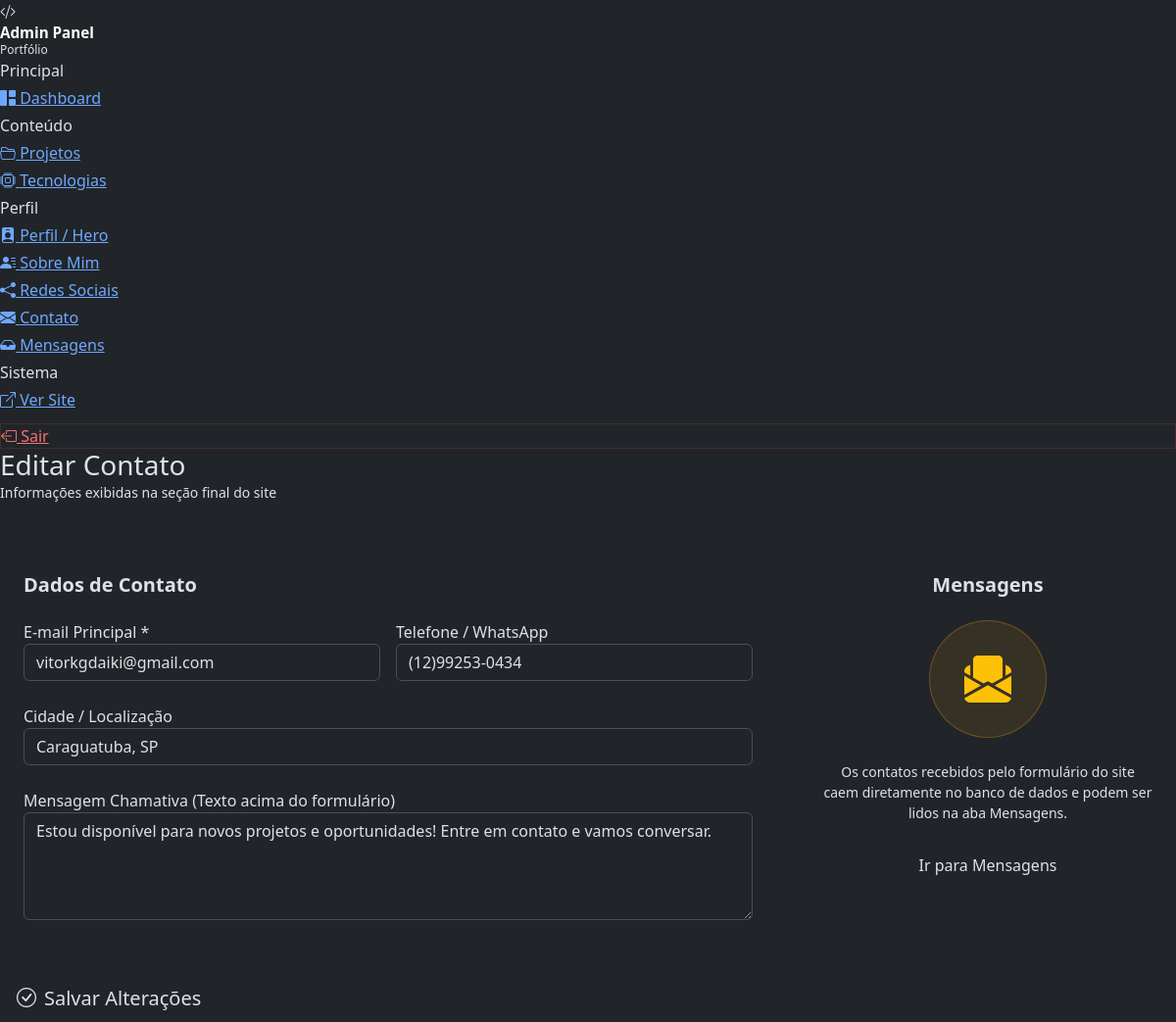
The app's page /admin/contato/editar.php (signed in) with its own data.
### tables this page shows
CREATE TABLE `contato` (
  `id` int(11) NOT NULL AUTO_INCREMENT,
  `email` varchar(255) DEFAULT NULL,
  `telefone` varchar(50) DEFAULT NULL,
  `cidade` varchar(100) DEFAULT NULL,
  `mensagem` text DEFAULT NULL,
  `updated_at` timestamp NOT NULL DEFAULT current_timestamp() ON UPDATE current_timestamp(),
  PRIMARY KEY (`id`)
);

### admin/controllers/ContatoController.php (called while the page is built, shortened)
<?php
class ContatoController
{
        private $conn;
    public function __construct(mysqli $conn)
    {
        $this->conn = $conn;
    }
    public function editar()
    {
        $contato = dbFetchOne($this->conn, 'SELECT * FROM contato LIMIT 1');
        $erro    = '';
        $sucesso = ($_GET['success'] ?? '') === 'updated' ? 'Informações de contato atualizadas com sucesso!' : '';
        renderAdminView('contato', [
            'contato' => $contato,
            'erro'    => $erro,
            'sucesso' => $sucesso,
        ], ['page_title' => 'Editar Contato | Admin']);
    }
}

### admin/contato/editar.php (called while the page is built)
<?php
require_once dirname(__DIR__) . '/bootstrap.php';
require_once dirname(__DIR__) . '/controllers/ContatoController.php';
(new ContatoController($conn))->editar();

### admin/views/contato.php (the view, shortened to what this page needs)
<div class="admin-content">
    <div class="d-flex align-items-center gap-3 mb-5">
        <div>
            <h1 class="fw-black mb-0 fs-3">Editar Contato</h1>
            <p class="text-muted-custom mb-0 small">Informações exibidas na seção final do site</p>
        </div>
    </div>
    <form method="POST">
        <div class="row g-4">
            <div class="col-lg-8">
                <div class="glass p-4 rounded-4 mb-4">
                    <h5 class="fw-bold mb-4 text-gradient">Dados de Contato</h5>
                    <div class="row g-3 mb-4">
                        <div class="col-md-6">
                            <label class="form-label-custom">E-mail Principal *</label>
                            <input type="email" name="email" class="form-control form-control-admin"
                                   value="<?= adminEsc($email ?? $contato['email'] ?? '') ?>" required>
                        </div>
                        <div class="col-md-6">
                            <label class="form-label-custom">Telefone / WhatsApp</label>
                            <input type="text" name="telefone" class="form-control form-control-admin"
                                   value="<?= adminEsc($telefone ?? $contato['telefone'] ?? '') ?>" placeholder="(00) 00000-0000">
                        </div>
                    </div>
                    <div class="mb-4">
                        <label class="form-label-custom">Cidade / Localização</label>
                        <input type="text" name="cidade" class="form-control form-control-admin"
                               value="<?= adminEsc($cidade ?? $contato['cidade'] ?? '') ?>" placeholder="Ex: São Paulo, SP">
                    </div>
                    <div class="mb-2">
                        <label class="form-label-custom">Mensagem Chamativa (Texto acima do formulário)</label>
                        <textarea name="mensagem" class="form-control form-control-admin" rows="4"><?= adminEsc($mensagem ?? $contato['mensagem'] ?? '') ?></textarea>
                    </div>
                </div>
                <button type="submit" class="btn btn-primary-custom btn-custom btn-lg">
                    <i class="bi bi-check-circle me-2"></i>Salvar Alterações
                </button>
            </div>
            <div class="col-lg-4">
                <div class="glass p-4 rounded-4 text-center h-100">
                    <h5 class="fw-bold mb-4 text-gradient">Mensagens</h5>
                    <div class="d-flex align-items-center justify-content-center p-4 rounded-circle mb-4 mx-auto" style="background: rgba(245,158,11,0.1); border: 1px solid rgba(245,158,11,0.3); width: 120px; height: 120px;">
                        <i class="bi bi-envelope-paper-fill text-warning" style="font-size: 3rem;"></i>
                    </div>
                    <p class="text-muted-custom small mb-4">Os contatos recebidos pelo formulário do site caem diretamente no banco de dados e podem ser lidos na aba Mensagens.</p>
                    <a href="<?= adminEsc($adminBase) ?>mensagens" class="btn btn-outline-custom btn-custom w-100">
                        Ir para Mensagens
                    </a>
                </div>
            </div>
        </div>
    </form>
</div>

### records on screen
contato: email "vitorkgdaiki@gmail.com", telefone "(12)99253-0434", cidade "Caraguatuba, SP", mensagem "Estou disponível para novos projetos e oportunidades! Entre em contato e vamos conversar."
